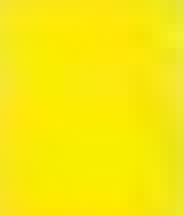
#> input picture 퍼스널컬러/vy.PNG, 23 x 27 px (shown 8 times larger)
$ python '채도 측정.py'
#> lines starting #> are read from the running program, lines starting #| are printed output that depends on the picture; long printed decimals are rounded
import cv2
import numpy as np

def calculate_saturation(image_path):
    # 이미지를 읽어옵니다
#> called with image_path = 'vy.PNG'
    image = cv2.imread(image_path)
#> image is the input picture: shape (27, 23, 3); mean B, G, R 11.5, 233.4, 249

    # 이미지를 HSV 색 공간으로 변환합니다
    hsv_image = cv2.cvtColor(image, cv2.COLOR_BGR2HSV)
#> hsv_image: shape (27, 23, 3); mean H, S, V 28.1, 243.2, 249

    # HSV 이미지에서 'S' 채널을 추출합니다
    saturation_channel = hsv_image[:, :, 1]
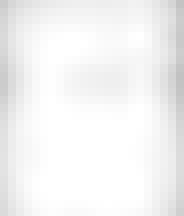
#> saturation_channel: shape (27, 23) (shown 8 times larger); min 194, max 255, mean 243.2

    # 'S' 채널의 평균 값을 계산합니다
    average_saturation = np.mean(saturation_channel)
#> average_saturation = 243.2

    return average_saturation

# 이미지 파일 경로를 입력하세요
image_path = 'vy.PNG'
saturation = calculate_saturation(image_path)
#> saturation = 243.2
print(f"Average Saturation: {saturation}")
#| Average Saturation: 243.190
